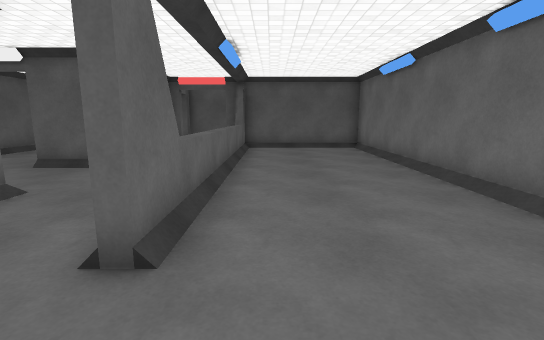
View 1 (above)

16 first-person views from a walk through a 3-D level made in the Unity game engine. The camera is 1.3 m above the floor, tilts 10° down and sees 85° across. The floor is counted in squares, 1 m on a side. Each view is taken from the middle of a square. On the plan, view 1 faces up. The plan holds only what a view shows up to about 14 squares ahead; the rest is blank. Surface patterns are stand-ins for the level's own textures.

View 2
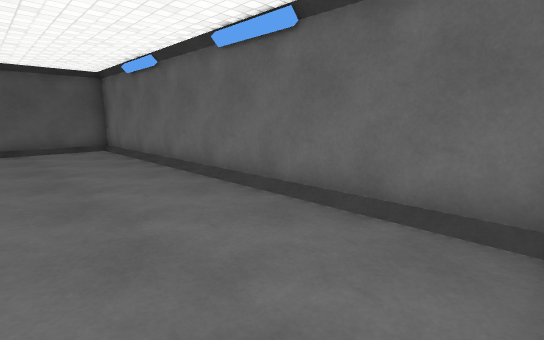

View 3
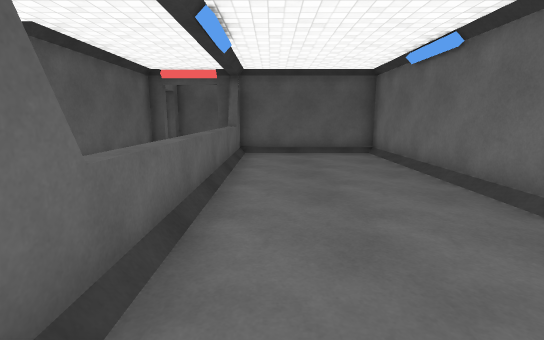

View 4
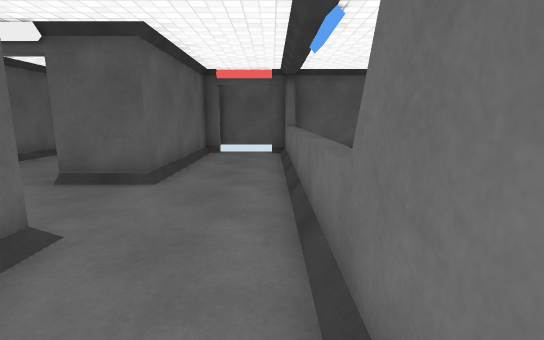

View 5
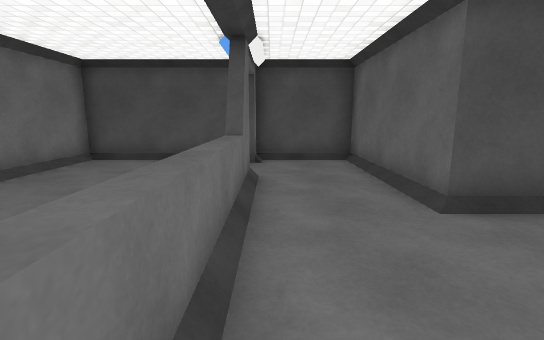

View 6
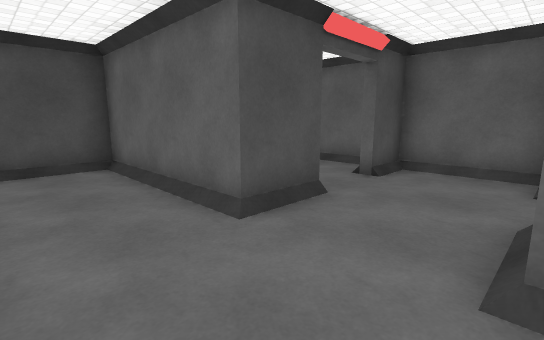

View 7
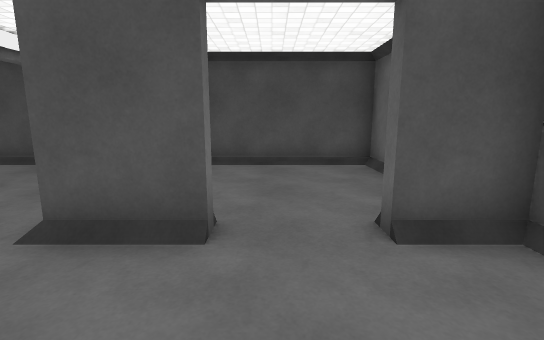

View 8
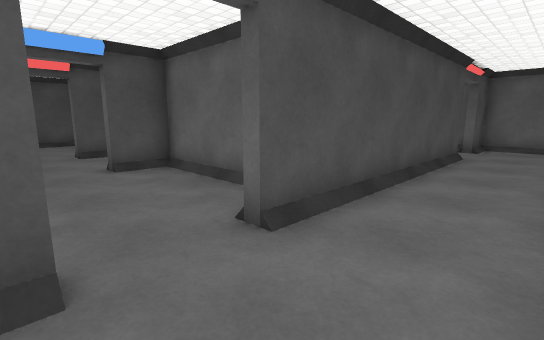

View 9
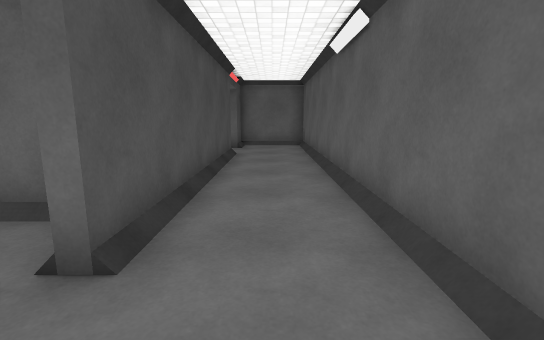

View 10
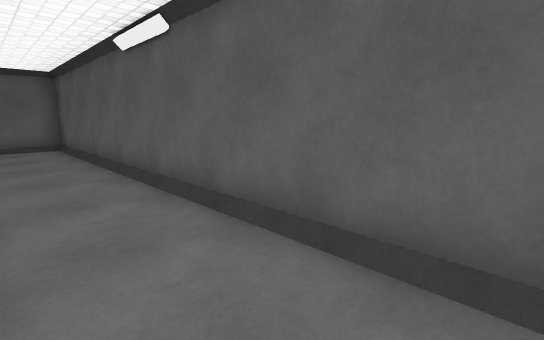

View 11
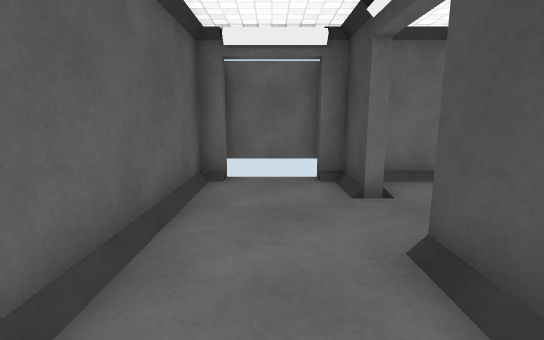

View 12
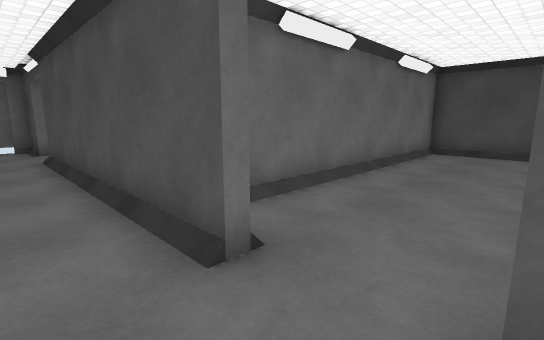

View 13
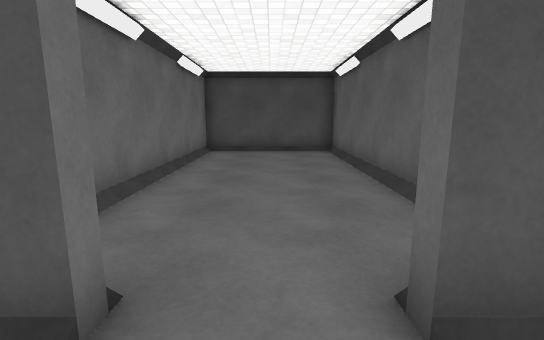

View 14
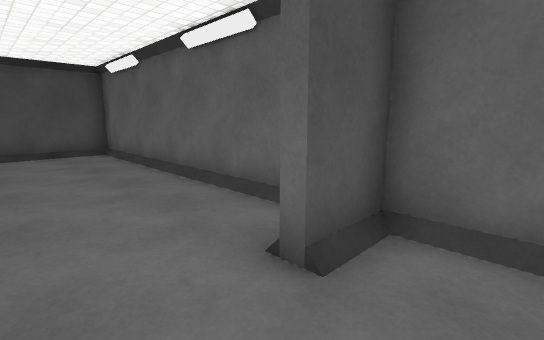

View 15
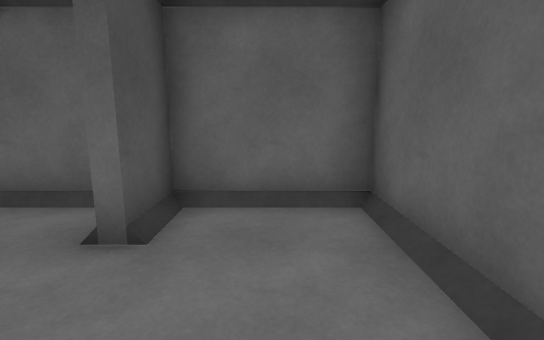

View 16
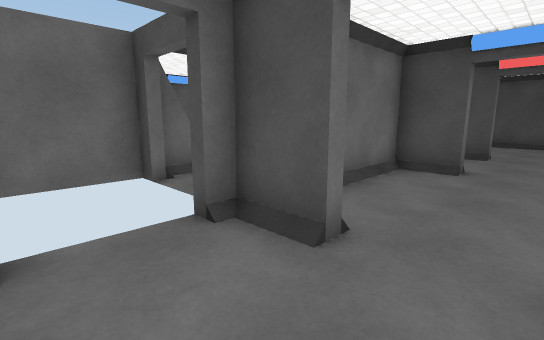

### Floor plan
Points are (right, up) in squares from view 1. A wall is a line through its corners. A room is listed if a view was taken in it or the views show most of it. See-through windows are left out.
Room 1 (views 1, 2, 3)
walls: (-0.6, -0.4) (3.8, -0.4) (3.8, 13.2) (-1.2, 13.2) (-1.2, 2.4)
ways out: opening at (-1, 1.5) to room 2
Room 2 (views 4, 5, 6)
walls: (-6.3, 4.9) (-4.5, 4.9) (-4.5, -0.4) (-1.5, -0.4); (-1.5, 2.4) (-1.5, 13.2) (-2, 13.2); (-3.9, 13.2) (-4.5, 13.2) (-4.5, 7.9) (-6.4, 7.9)
ways out: opening at (-1, 1.5) to room 1; opening at (-5.5, 6.5) to room 7
Room 3 (view 7)
walls: (-6.4, 8.2) (-4.8, 8.2) (-4.8, 12.6); (-9.8, 12.8) (-9.8, 8.2) (-8.2, 8.2)
ways out: opening at (-7.5, 13) to room 4; opening at (-7.5, 8) to room 7
Room 4 (views 8, 9, 10, 11, 12, 13, 14, 15, 16)
walls: (-16.9, 13.1) (-16.9, 13.5) (-8.3, 13.5) (-8.3, 13.1); (-6.4, 13.5) (-4.8, 13.5) (-4.8, 14); (-4.4, 16) (-4.8, 16) (-4.8, 16.5) (-20.4, 16.5) (-20.4, 13.5) (-18.9, 13.5) (-18.9, 13.1)
ways out: opening at (-7.5, 13) to room 3; opening at (-17.5, 13) to room 5
Room 5 (no view inside)
walls: (-20.4, 13) (-20.4, 3.2) (-15.4, 3.2) (-15.4, 12)
ways out: opening at (-17.5, 13) to room 4
Room 6 (no view inside)
walls: (-9.8, 0.8) (-9.8, -0.4) (-5.2, -0.4); (-9.8, 3.9) (-9.8, 2.4)
ways out: opening at (-7.5, 5) to room 7
Room 7 (no view inside)
walls: (-6.3, 4.5) (-6.3, 4.9); (-9.8, 7.8) (-9.8, 4.9) (-8.3, 4.9) (-8.3, 4.5)
ways out: opening at (-5.5, 6.5) to room 2; opening at (-7.5, 8) to room 3; opening at (-7.5, 5) to room 6

Where each view was taken, in squares from view 1:
view 1: 0 up, 0 right, facing up
view 2: 0 up, 0 right, facing up-right
view 3: 2 up, 0 right, facing up
view 4: 2 up, 2 left, facing up
view 5: 9 up, 2 left, facing down
view 6: 8 up, 2 left, facing down-left
view 7: 8 up, 7 left, facing down
view 8: 16 up, 6 left, facing down-left
view 9: 15 up, 6 left, facing left
view 10: 14 up, 6 left, facing up-left
view 11: 15 up, 11 left, facing right
view 12: 15 up, 19 left, facing down-right
view 13: 15 up, 18 left, facing down
view 14: 15 up, 17 left, facing down-left
view 15: 15 up, 16 left, facing left
view 16: 16 up, 8 left, facing down-right
